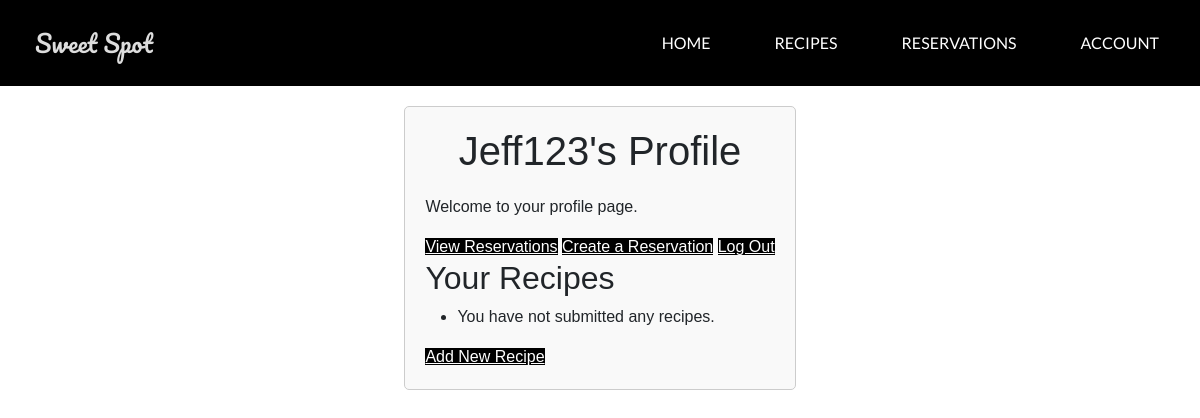
/profile/ (signed in), run on an earlier commit of the app's database.
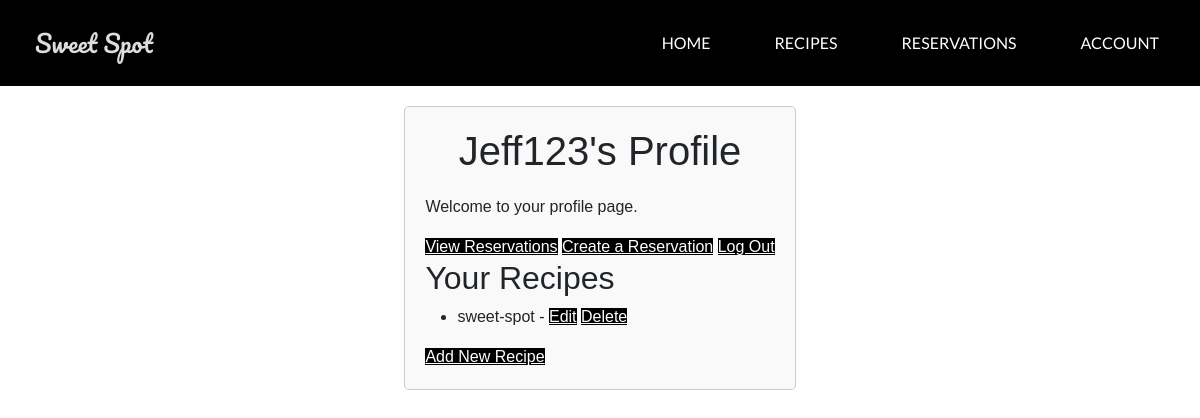
And on a later commit of the database.
### desserts/models.py (models this page shows, shortened)
class Dessert(models.Model):
    user = models.ForeignKey(settings.AUTH_USER_MODEL, on_delete=models.CASCADE, default=1)
    name = models.CharField(max_length=200)
    description = models.TextField()
    ingredients = models.TextField()
    instructions = models.TextField()
    created_at = models.DateTimeField(auto_now_add=True)
    updated_at = models.DateTimeField(auto_now=True)

### accounts/views.py (the view)
# urls.py: path('profile/', account_views.profile, name='profile'),
def profile(request):
    return render(request, 'accounts/profile.html')

### accounts/templates/accounts/profile.html (shortened to what this page needs)
{% extends "SweetSpot/base.html" %}
{% block main_content %}
<div class="form-container">
  <h1>{{ user.username }}'s Profile</h1>
  <p>Welcome to your profile page.</p>
  <a href="{% url 'sweet_spot' %}" class="btn-primary">View Reservations</a>
  <a href="{% url 'add_reservation' %}" class="btn-secondary">Create a Reservation</a>
  <a href="{% url 'logout' %}" class="btn-secondary">Log Out</a>
  <h2>Your Recipes</h2>
  <ul>
    {% for dessert in user.dessert_set.all %}
      <li>
        {{ dessert.name }} -
        <a href="{% url 'edit_dessert' dessert.id %}" class="btn-primary">Edit</a>
        <a href="{% url 'delete_dessert' dessert.id %}" class="btn-secondary">Delete</a>
      </li>
    {% empty %}
      <li>You have not submitted any recipes.</li>
    {% endfor %}
  </ul>
  <a href="{% url 'add_dessert' %}" class="btn-primary">Add New Recipe</a>
</div>
{% endblock %}

What changed in the data, as far as the page shows it:
added Dessert: name "sweet-spot"
Also different on the page:
text no longer shown: "You have not submitted any recipes."
